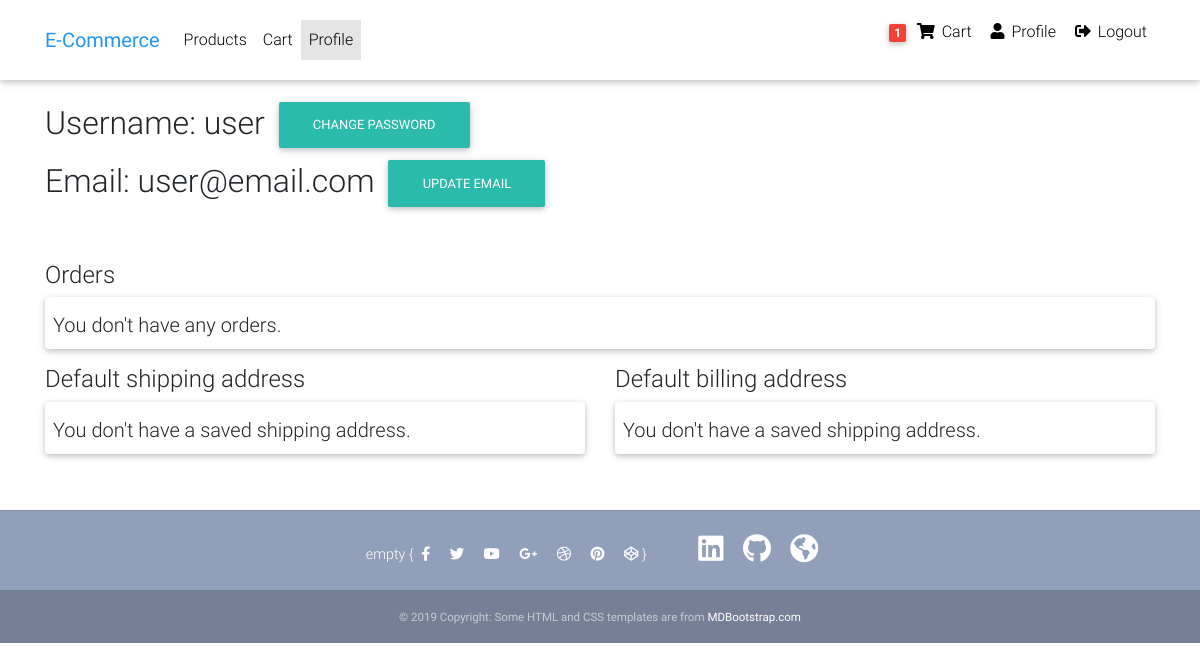
The app's page /profile/ (signed in), older data.
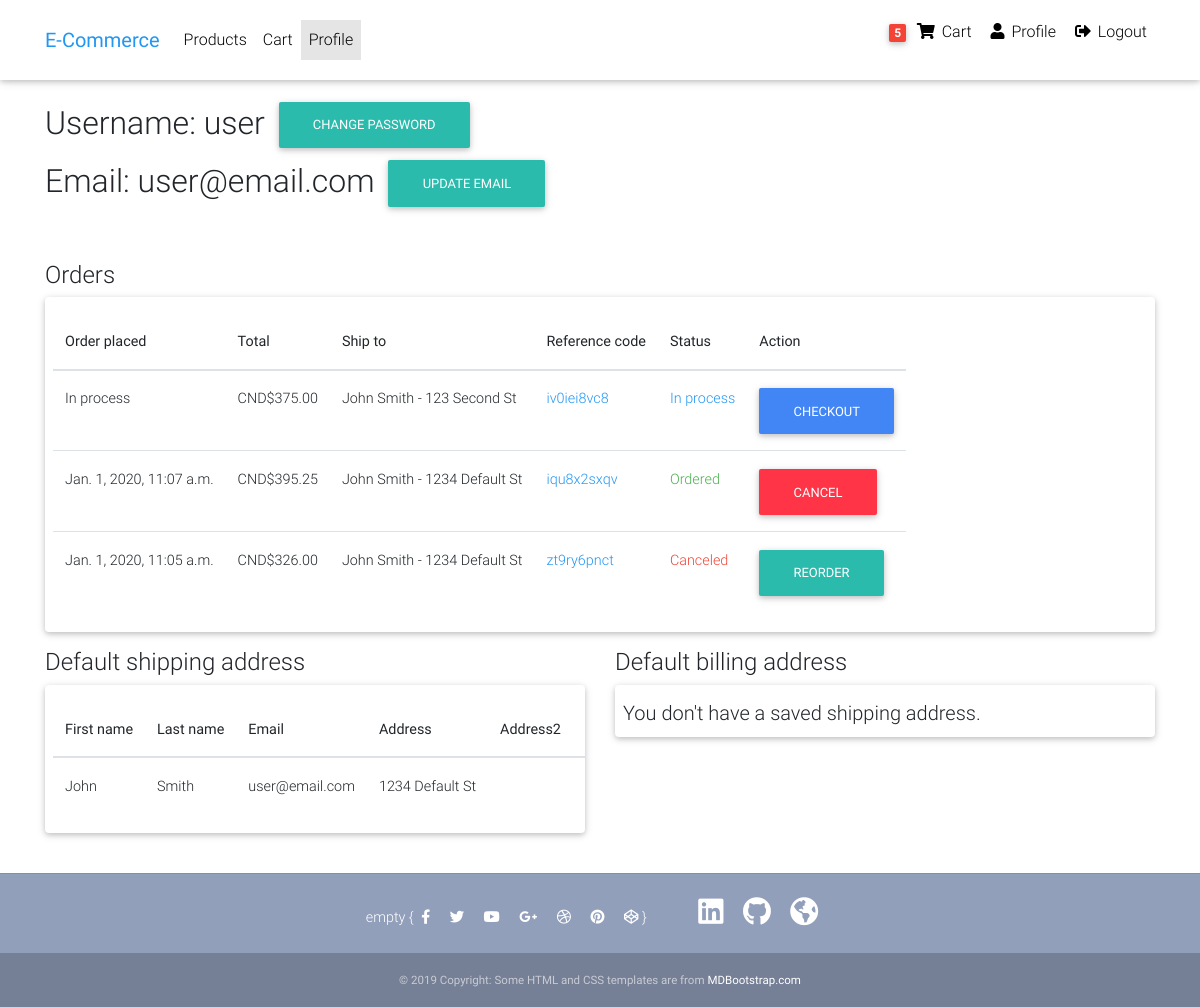
The same page, newer data.
### orders/models.py (models this page shows, shortened)
class Cart(models.Model):
    user        = models.ForeignKey(settings.AUTH_USER_MODEL,
                             on_delete=models.CASCADE)
    items       = models.ManyToManyField(OrderItem)
    start_date  = models.DateTimeField(auto_now_add=True)
    ordered     = models.BooleanField(default=False)
    coupon      = models.ForeignKey(Coupon,
                             on_delete=models.SET_NULL, blank=True, null=True)
    def get_total_price_without_coupon(self):
        total_price = 0
        for order_item in self.items.all():
            total_price += order_item.get_total_item_price()
        return total_price
    def get_coupon_off(self):
        coupon_off= 0
        try:
            off_value = self.coupon.off_value
            coupon_off += off_value
        except:
            pass
        try:
            off_percent = self.coupon.off_percent
            coupon_off += off_percent* self.get_total_price_without_coupon()
            coupon_off = round(coupon_off, 2)
        except:
            pass
        return coupon_off
    def get_total_price(self):
        return self.get_total_price_without_coupon() - self.get_coupon_off()

class OrderItem(models.Model):
    user        = models.ForeignKey(settings.AUTH_USER_MODEL,
                             on_delete=models.CASCADE)
    item        = models.ForeignKey(Item, on_delete=models.CASCADE)
    quantity    = models.IntegerField(default=1)
    ordered     = models.BooleanField(default=False)
    def get_total_item_price(self):
        if self.item.discount_price:
            price = self.item.discount_price
        else:
            price = self.item.price
        return self.quantity * price

class Order(models.Model):
    user        = models.ForeignKey(settings.AUTH_USER_MODEL,
                             on_delete=models.CASCADE)
    ref_code    = models.CharField(max_length=20, blank=True, null=False)
    cart        = models.ForeignKey(Cart,
                             on_delete=models.SET_NULL, blank=True, null=True)
    address     = models.ForeignKey(Address,
                             on_delete=models.SET_NULL, blank=True, null=True)
    payment     = models.ForeignKey(Payment,
                             on_delete=models.SET_NULL, blank=True, null=True)
    ordered     = models.BooleanField(default=False)
    canceled    = models.BooleanField(default=False)
    def get_show_items_url(self):
        return reverse('accounts:show-items', kwargs={'ref_code': self.ref_code})
    def get_cancel_order_url(self):
        return reverse('accounts:cancel-order', kwargs={'ref_code': self.ref_code})
    def get_reorder_url(self):
        return reverse('accounts:reorder', kwargs={'ref_code': self.ref_code})

class Coupon(models.Model):
    code        = models.CharField(max_length=15)
    off_value   = models.DecimalField(max_digits=10, decimal_places=2, blank=True, null=True)
    off_percent = models.DecimalField(max_digits=10, decimal_places=2, blank=True, null=True)

class Payment(models.Model):
    user        = models.ForeignKey(settings.AUTH_USER_MODEL,
                             on_delete=models.SET_NULL, blank=True, null=True)
    charge_id   = models.CharField(max_length=50)
    amount      = models.DecimalField(max_digits=100, decimal_places=2)
    ordered_date= models.DateTimeField(auto_now_add=True)
    address     = models.ForeignKey(Address,
                             on_delete=models.SET_NULL, blank=True, null=True)

### products/models.py (models this page shows, shortened)
class Item(models.Model):
    title = models.CharField(max_length=100)
    price = models.DecimalField(max_digits=100, decimal_places=2)
    discount_price = models.DecimalField(
        blank=True, null=True, max_digits=100, decimal_places=2)
    category = models.ManyToManyField(Category)
    gender = models.ManyToManyField(Gender)
    slug = models.SlugField()
    description = models.TextField()
    photo = models.ImageField(upload_to='products')

### accounts/models.py (models this page shows, shortened)
class Address(models.Model):
    user        = models.ForeignKey(settings.AUTH_USER_MODEL,
                             on_delete=models.CASCADE)
    first_name  = models.CharField(max_length = 50, null = False)
    last_name   = models.CharField(max_length = 50, null = False)
    email       = models.EmailField(max_length = 50, null = False)
    address     = models.CharField(max_length = 100, null = False)
    address2    = models.CharField(blank = True, null = False, max_length = 50)
    city        = models.CharField(max_length = 50, null = False)
    state       = models.CharField(blank = True, null = False, max_length = 50)
    country     = CountryField()
    zip         = models.CharField(max_length = 50, null = False)

### accounts/views.py (the view, shortened to what this page needs)
# urls.py: path('profile/', ProfileView.as_view(), name='profile'),
class ProfileView(LoginRequiredMixin, View):
    template_name = "accounts/profile.html"
    def get(self, request, *args, **kwargs):
        userprofile = request.user.userprofile
        try:
            ref_code = kwargs['ref_code']
        except:
            ref_code = None
        try:
            default_ship = userprofile.default_ship
        except ObjectDoesNotExist:
            default_ship = None
        try:
            default_bill = userprofile.default_bill
        except ObjectDoesNotExist:
            default_bill = None
        order_list = Order.objects.filter(user=request.user).order_by('-id')
        context = {
            'default_ship': default_ship,
            'default_bill': default_bill,
            'order_list': order_list,
            'ref_code': ref_code,
        }
        return render(request, self.template_name, context)

### accounts/templates/accounts/profile.html (shortened to what this page needs)
{% extends "base.html" %}
{% block content %}
<main>
    <div class="container">
        <h2 class="mt-4 mb-5">
            <div class="mr-5">
                Username: {{ user.username }}
                <a class="btn btn-default" href="{% url 'account_change_password' %}" >Change password</a>
            </div>
            <div class="mr-5">
                Email:
                {% if user.email %}
                    {{ user.email }}
                {% else %}
                    -
                {% endif %}
                <a class="btn btn-default" href="{% url 'account_email' %}" >Update email</a>
            </div>
        </h2>
        <h4>Orders</h4>
        <div class="card mb-3">
            <div class="table-responsive text-nowrap mt-3 mb-1 pr-2 pl-2">
                {% if order_list.exists %}
                <table class="table w-auto">
                    <thead>
                        <tr>
                            <th scope="col">Order placed</th>
                            <th scope="col">Total</th>
                            <th scope="col">Ship to</th>
                            <th scope="col">Reference code</th>
                            <th scope="col">Status</th>
                            <th scope="col">Action</th>
                        </tr>
                    </thead>
                    <tbody>
                        {% for order in order_list %}
                        <tr>
                            <td scope="row">
                                {% if order.payment.ordered_date %}
                                    {{ order.payment.ordered_date }}
                                {% else %}
                                    In process
                                {% endif %}
                            </td>
                            <td scope="row">CND${{ order.cart.get_total_price }}</td>
                            <td scope="row">{{ order.address.first_name }} {{ order.address.last_name }} - {{ order.address.address }}</td>
                            <td scope="row">
                                <a href="{{ order.get_show_items_url }}">
                                    <span class="blue-text">{{ order.ref_code }}</span>
                                </a>
                            </td>
                            <td scope="row">
                            {% if order.canceled %}
                                <span class="red-text">Canceled</span>
                            {% elif order.ordered %}
                                <span class="green-text">Ordered</span>
                            {% else %}
                                <span class="blue-text">In process</span>
                            {% endif %}
                            </td>
                            <td scope="row">
                            {% if order.canceled %}
                                <a class="btn btn-default" href="{{ order.get_reorder_url }}">Reorder</a>
                            {% elif order.ordered %}
                                <a class="btn btn-danger" href="{{ order.get_cancel_order_url }}">Cancel</a>
                            {% else %}
                                <a class="btn btn-primary" href="{% url 'orders:checkout' %}">Checkout</a>
                            {% endif %}
                            </td>
                        </tr>
                        {% endfor %}
                    </tbody>
                </table>
                {% else %}
                <h5>You don't have any orders.</h5>
                {% endif %}
            </div>
        </div>
        <div class="row">
            <div class="col-md-6 mb-3">
                <h4>Default shipping address</h4>
                <div class="card">
                    <div class="table-responsive text-nowrap mt-3 mb-1 pr-2 pl-2">
                        {% if default_ship != None %}
                        <table class="table w-auto">
                            <thead>
                                <tr>
                                    <th scope="col">First name</th>
                                    <th scope="col">Last name</th>
                                    <th scope="col">Email</th>
                                    <th scope="col">Address</th>
                                    <th scope="col">Address2</th>
                                    <th scope="col">City</th>
                                </tr>
                            </thead>
                            <tbody>
                                <tr>
                                    <td scope="row">{{ default_ship.first_name }}</td>
                                    <td scope="row">{{ default_ship.last_name }}</td>
                                    <td scope="row">{{ default_ship.email }}</td>
                                    <td scope="row">{{ default_ship.address }}</td>
                                    <td scope="row">{{ default_ship.address2 }}</td>
                                    <td scope="row">{{ default_ship.city }}</td>
                                </tr>
                            </tbody>
                        </table>
                        {% else %}
                        <h5>You don't have a saved shipping address.</h5>
                        {% endif %}
                    </div>
                </div>
            </div>
            <div class="col-md-6 mb-3">
                <h4>Default billing address</h4>
                <div class="card mb-3">
                    <div class="table-responsive text-nowrap mt-3 mb-1 pr-2 pl-2">
                        {% if default_bill != None %}
                        <table class="table w-auto">
                            <thead>
                                <tr>
                                    <th scope="col">First name</th>
                                    <th scope="col">Last name</th>
                                    <th scope="col">Email</th>
                                    <th scope="col">Address</th>
                                    <th scope="col">Address2</th>
                                    <th scope="col">City</th>
                                    <th scope="col">State</th>
                                    <th scope="col">Country</th>
                                    <th scope="col">Zip</th>
                                </tr>
                            </thead>
                            <tbody>
                                <tr>
                                    <td scope="row">{{ default_bill.first_name }}</td>
                                    <td scope="row">{{ default_bill.last_name }}</td>
                                    <td scope="row">{{ default_bill.email }}</td>
                                    <td scope="row">{{ default_bill.address }}</td>
                                    <td scope="row">{{ default_bill.address2 }}</td>
                                    <td scope="row">{{ default_bill.city }}</td>
                                    <td scope="row">{{ default_bill.state }}</td>
                                    <td scope="row">{{ default_bill.country }}</td>
                                    <td scope="row">{{ default_bill.zip }}</td>
                                </tr>
                            </tbody>
                        </table>
                        {% else %}
                        <h5>You don't have a saved shipping address.</h5>
                        {% endif %}
                    </div>
                </div>
            </div>
        </div>
    </div>
</main>
{% endblock content %}

### templates/navbar.html (shortened to what this page needs)
{% load cart_template_tags %}
<nav class="navbar fixed-top navbar-expand-sm navbar-light white scrolling-navbar">
    <div class="container">
      <a class="navbar-brand waves-effect" href="/">
        <strong class="blue-text">E-Commerce</strong>
      </a>
      <div class="collapse navbar-collapse" id="navbarSupportedContent">
        <ul class="navbar-nav mr-auto">
          <li class="nav-item {% if 'products' in request.path  or 'category' in request.path or 'gender' in request.path or request.path == '/' %}active{% endif %}">
            <a class="nav-link waves-effect" href="/">Products</a>
          </li>
          {% if request.user.is_authenticated %}
          <li class="nav-item {% if request.path == "/cart/" %}active{% endif %}">
            <a class="nav-link waves-effect" href="{% url 'orders:cart' %}">
            Cart</a>
          </li>
          <li class="nav-item {% if request.path == "/profile/" %}active{% endif %}">
            <a class="nav-link waves-effect" href="{% url 'accounts:profile' %}">
            Profile</a>
          </li>
          {% endif %}
        </ul>
        <ul class="navbar-nav nav-flex-icons">
          {% if request.user.is_authenticated %}
            <li class="nav-item">
              <a class="nav-link waves-effect" href="{% url 'orders:cart' %}">
                <span class="badge red z-depth-1 mr-1"> {{ request.user|cart_item_count }} </span>
                <i class="fas fa-shopping-cart"></i>
                <span class="clearfix d-none d-sm-inline-block"> Cart </span>
              </a>
            </li>
            <li class="nav-item">
              <a class="nav-link waves-effect" href="{% url 'accounts:profile' %}">
                <i class="fas fa-user"></i>
                <p class="clearfix d-none d-sm-inline-block"> Profile </p>
              </a>
            </li>
            <li class="nav-item">
              <a class="nav-link waves-effect" href="{% url 'account_logout' %}">
                <i class="fas fa-sign-out-alt"></i>
                <p class="clearfix d-none d-sm-inline-block"> Logout </p>
              </a>
            </li>
          {% endif %}
        </ul>
      </div>
    </div>
  </nav>

Row changes from the older to the newer data that the page shows:
added Order: shows "In process", cart.get_total_price "375.00", address.first_name "John", address.last_name "Smith", address.address "123 Second St", ref_code "iv0iei8vc8", canceled "In process"
added Order: payment.ordered_date "Jan. 1, 2020, 11:07 a.m.", cart.get_total_price "395.25", address.first_name "John", address.last_name "Smith", address.address "1234 Default St", ref_code "iqu8x2sxqv", canceled "Ordered"
added Order: payment.ordered_date "Jan. 1, 2020, 11:05 a.m.", cart.get_total_price "326.00", address.first_name "John", address.last_name "Smith", address.address "1234 Default St", ref_code "zt9ry6pnct", canceled "Canceled"
added Address: first_name "John", last_name "Smith", email "user@email.com", address "1234 Default St"
Text that changed along with them:
{{ request.user|cart_item_count }}: "1" → "5"
text no longer shown: "You don't have any orders. You don't have a saved shipping address."
text now shown: "Order placed Total Ship to Reference code Status Action First name Last name Email Address Address2"
